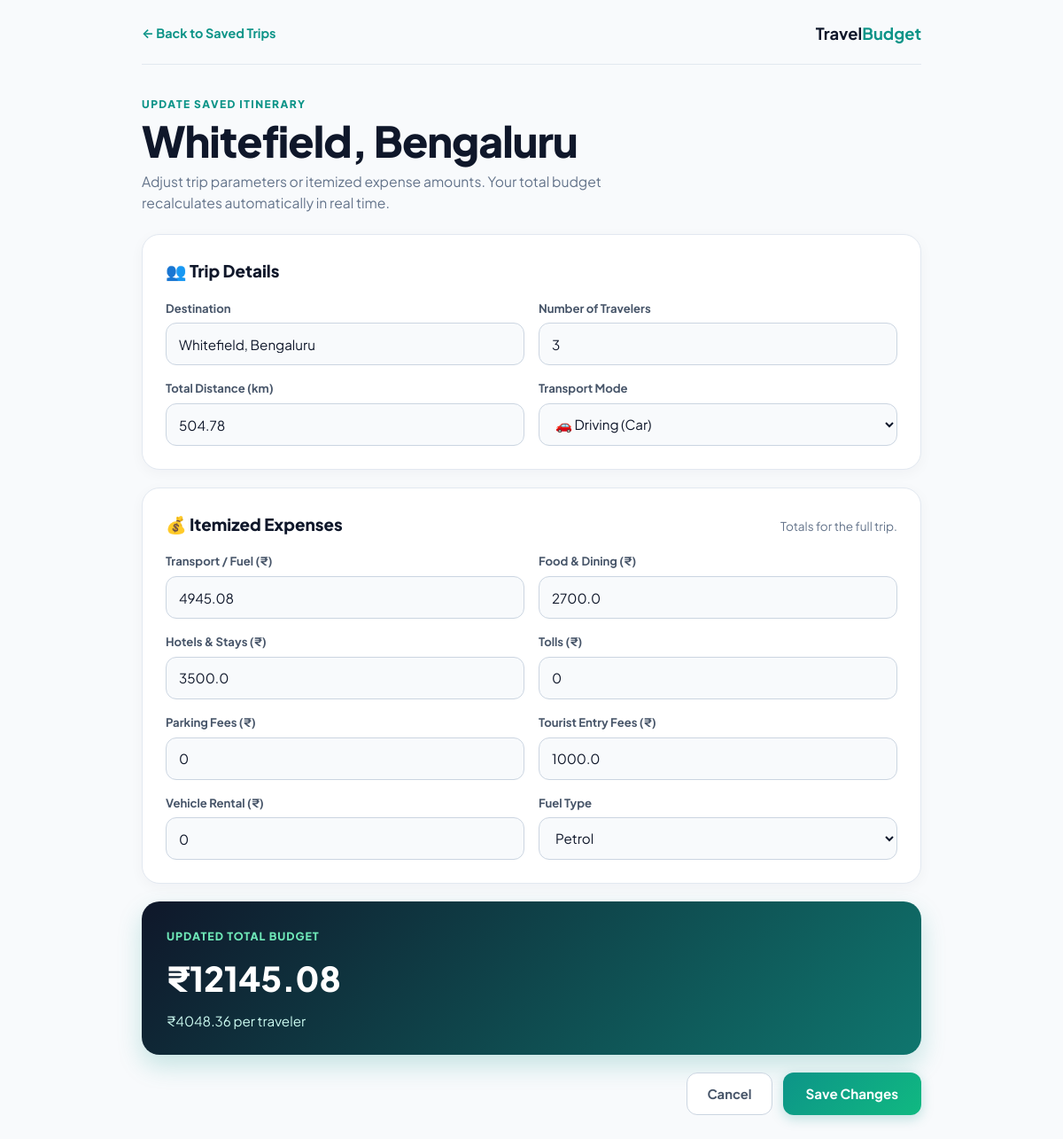
The app's page /edit/117 (signed in) with its own data.
### tables this page shows
CREATE TABLE trips (
            id INTEGER PRIMARY KEY AUTOINCREMENT,
            destination TEXT,
            travelers INTEGER,
            total_distance REAL,
            transport_mode TEXT,
            transport_cost REAL,
            fuel_type TEXT,
            fuel_price REAL,
            fuel_cost REAL,
            food_cost REAL,
            room_cost REAL,
            toll_charges REAL,
            parking_fee REAL,
            vehicle_type TEXT,
            vehicle_rental_cost REAL,
            places_fee_total REAL,
            total_budget REAL,
            cost_per_person REAL
        , user_id INTEGER);

### app.py (the view)
@app.route("/edit/<int:trip_id>")
@login_required
def edit_trip(trip_id):
    conn = get_db()
    trip = conn.execute(
        "SELECT * FROM trips WHERE id=? AND user_id=?", (trip_id, session["user_id"])
    ).fetchone()
    conn.close()
    if not trip:
        return redirect("/trips")
    return render_template("edit.html", trip=trip)

### app.py (called while the page is built)
def get_db():
    conn = sqlite3.connect("travel_budget.db")
    conn.row_factory = sqlite3.Row
    return conn

@app.before_request
def update_last_seen():
    user_id = session.get('user_id')
    if user_id:
        try:
            conn = get_db()
            conn.execute('UPDATE users SET last_seen = CURRENT_TIMESTAMP WHERE id = ?', (user_id,))
            conn.commit()
            conn.close()
        except Exception:
            pass

@app.context_processor
def inject_user():
    is_admin = False
    logged_in = 'user_id' in session
    user_name = session.get('user_name')
    if logged_in:
        try:
            conn = get_db()
            row = conn.execute('SELECT is_admin FROM users WHERE id=?', (session['user_id'],)).fetchone()
            conn.close()
            is_admin = False
            if row:
                try:
                    is_admin = bool(row['is_admin'])
                except Exception:
                    is_admin = False
        except Exception:
            is_admin = False
    return dict(is_admin=is_admin, logged_in=logged_in, user_name=user_name)

def login_required(view):
    @wraps(view)
    def wrapped_view(*args, **kwargs):
        if "user_id" not in session:
            return redirect(url_for("login", next=request.path))
        return view(*args, **kwargs)
    return wrapped_view

### templates/edit.html (shortened to what this page needs)
<!doctype html>
<html lang="en">
<head>
  <link rel="stylesheet" href="{{ url_for('static', filename='edit.css') }}">
</head>
<body>
  <main class="edit-shell">
    <header class="edit-header">
      <a href="/trips" class="text-link">← Back to Saved Trips</a>
      <span class="edit-brand">Travel<strong>Budget</strong></span>
    </header>
    <section class="edit-intro">
      <p class="eyebrow">Update Saved Itinerary</p>
      <h1>{{ trip['destination'] }}</h1>
      <p>Adjust trip parameters or itemized expense amounts. Your total budget recalculates automatically in real time.</p>
    </section>
    <form class="edit-form" action="/update_trip" method="post">
      <section class="form-card">
        <h2>👥 Trip Details</h2>
        <div class="edit-grid">
          <label>
            Destination
            <input name="destination" value="{{ trip['destination'] }}" required>
          </label>
          <label>
            Number of Travelers
            <input type="number" name="travelers" id="travelers" min="1" value="{{ trip['travelers'] }}" required>
          </label>
          <label>
            Total Distance (km)
            <input type="number" step=".01" name="total_distance" min="0" value="{{ trip['total_distance'] or 0 }}" required>
          </label>
          <label>
            Transport Mode
            <select name="transport_mode">
              <option value="car" {{ 'selected' if trip['transport_mode'] == 'car' }}>🚗 Driving (Car)</option>
            </select>
          </label>
        </div>
      </section>
      <section class="form-card">
        <div class="section-heading">
          <h2>💰 Itemized Expenses</h2>
          <p>Totals for the full trip.</p>
        </div>
        <div class="edit-grid">
          <label>
            Transport / Fuel (₹)
            <input class="cost-input" type="number" step=".01" name="transport_cost" min="0" value="{{ trip['transport_cost'] or 0 }}">
          </label>
          <label>
            Food & Dining (₹)
            <input class="cost-input" type="number" step=".01" name="food_cost" min="0" value="{{ trip['food_cost'] or 0 }}">
          </label>
          <label>
            Hotels & Stays (₹)
            <input class="cost-input" type="number" step=".01" name="room_cost" min="0" value="{{ trip['room_cost'] or 0 }}">
          </label>
          <label>
            Tolls (₹)
            <input class="cost-input" type="number" step=".01" name="toll_charges" min="0" value="{{ trip['toll_charges'] or 0 }}">
          </label>
          <label>
            Parking Fees (₹)
            <input class="cost-input" type="number" step=".01" name="parking_fee" min="0" value="{{ trip['parking_fee'] or 0 }}">
          </label>
          <label>
            Tourist Entry Fees (₹)
            <input class="cost-input" type="number" step=".01" name="places_fee_total" min="0" value="{{ trip['places_fee_total'] or 0 }}">
          </label>
          <label>
            Vehicle Rental (₹)
            <input class="cost-input" type="number" step=".01" name="vehicle_rental_cost" min="0" value="{{ trip['vehicle_rental_cost'] or 0 }}">
          </label>
          <label>
            Fuel Type
            <select name="fuel_type">
              <option value="petrol" {{ 'selected' if trip['fuel_type'] == 'petrol' }}>Petrol</option>
            </select>
          </label>
        </div>
      </section>
      <aside class="live-total">
        <span>Updated Total Budget</span>
        <strong id="total_preview">₹0.00</strong>
        <p><span id="per_person_preview">₹0.00</span> per traveler</p>
      </aside>
      <div class="edit-actions">
        <a href="/trips" class="cancel-btn">Cancel</a>
        <button type="submit" class="save-btn">Save Changes</button>
      </div>
    </form>
  </main>
</body>
</html>

### static/edit.css (style rules this page uses)
:root { color-scheme: light; font-family: 'Plus Jakarta Sans', system-ui, -apple-system, sans-serif; color: #0f172a; background: #f8fafc; --primary: #0d9488; --primary-hover: #0f766e; }
*, *::before, *::after { box-sizing: border-box; margin: 0; padding: 0; }
body { margin: 0; background: #f8fafc; color: #0f172a; line-height: 1.5; }
.edit-shell { max-width: 920px; margin: 0 auto; padding: 24px 20px 60px; }
.edit-header { display: flex; justify-content: space-between; align-items: center; padding-bottom: 20px; border-bottom: 1px solid #e2e8f0; }
.text-link { color: #0d9488; font-size: 0.9rem; font-weight: 700; text-decoration: none; transition: color 0.2s; }
.edit-brand { font-size: 1.15rem; font-weight: 700; color: #0f172a; }
.edit-brand strong { color: #0d9488; }
.edit-intro { padding: 36px 0 24px; }
.eyebrow { color: #0d9488; font-size: 0.75rem; font-weight: 800; letter-spacing: 0.12em; text-transform: uppercase; margin-bottom: 6px; }
.edit-intro h1 { font-size: clamp(2rem, 4.5vw, 3rem); font-weight: 800; letter-spacing: -0.02em; color: #0f172a; line-height: 1.1; }
.edit-intro p:last-child { max-width: 580px; color: #64748b; margin-top: 8px; font-size: 0.98rem; }
.edit-form { display: grid; gap: 20px; }
.form-card { padding: 26px; border: 1px solid #e2e8f0; border-radius: 20px; background: #ffffff; box-shadow: 0 4px 16px rgba(15, 23, 42, 0.04); }
.form-card h2 { font-size: 1.18rem; font-weight: 800; color: #0f172a; margin-bottom: 18px; }
.section-heading { display: flex; justify-content: space-between; align-items: baseline; margin-bottom: 18px; }
.section-heading h2 { margin-bottom: 0; }
.section-heading p { color: #64748b; font-size: 0.85rem; }
.edit-grid { display: grid; grid-template-columns: repeat(2, minmax(0, 1fr)); gap: 16px; }
label { display: grid; gap: 7px; color: #475569; font-size: 0.82rem; font-weight: 700; }
input, select { width: 100%; min-height: 48px; padding: 10px 14px; border: 1px solid #cbd5e1; border-radius: 12px; background: #f8fafc; color: #0f172a; font-family: inherit; font-size: 0.95rem; outline: none; transition: all 0.2s; }
.live-total { padding: 26px 28px; border-radius: 20px; color: #ffffff; background: linear-gradient(135deg, #0f172a, #0f766e); box-shadow: 0 12px 28px rgba(13, 148, 136, 0.22); }
.live-total span { font-size: 0.78rem; font-weight: 800; letter-spacing: 0.08em; text-transform: uppercase; color: #6ee7b7; }
.live-total strong { display: block; margin: 8px 0; font-size: 2.4rem; font-weight: 800; }
.live-total p { margin: 0; color: #ccfbf1; font-size: 0.95rem; }
.live-total p span { font-size: inherit; font-weight: inherit; letter-spacing: 0; text-transform: none; color: inherit; }
.edit-actions { display: flex; justify-content: flex-end; gap: 12px; }
.cancel-btn { min-height: 48px; padding: 12px 22px; border: 1px solid #cbd5e1; border-radius: 12px; color: #475569; background: #ffffff; font-family: inherit; font-weight: 700; font-size: 0.92rem; text-decoration: none; display: inline-flex; align-items: center; justify-content: center; transition: all 0.2s; }
.save-btn { min-height: 48px; padding: 12px 26px; border: none; border-radius: 12px; color: #ffffff; background: linear-gradient(135deg, #0d9488, #10b981); font-family: inherit; font-weight: 700; font-size: 0.95rem; cursor: pointer; box-shadow: 0 4px 14px rgba(13, 148, 136, 0.25); transition: all 0.2s; }

### records on screen
trips: destination "Whitefield, Bengaluru", travelers "3", total_distance "504.78", transport_cost "4945.08", food_cost "2700.0", room_cost "3500.0", toll_charges "0", parking_fee "0", places_fee_total "1000.0", vehicle_rental_cost "0"
